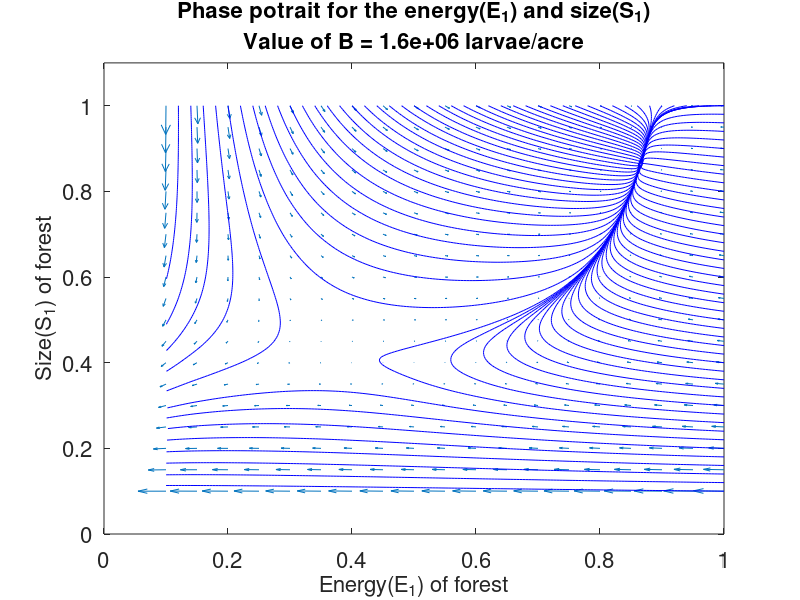
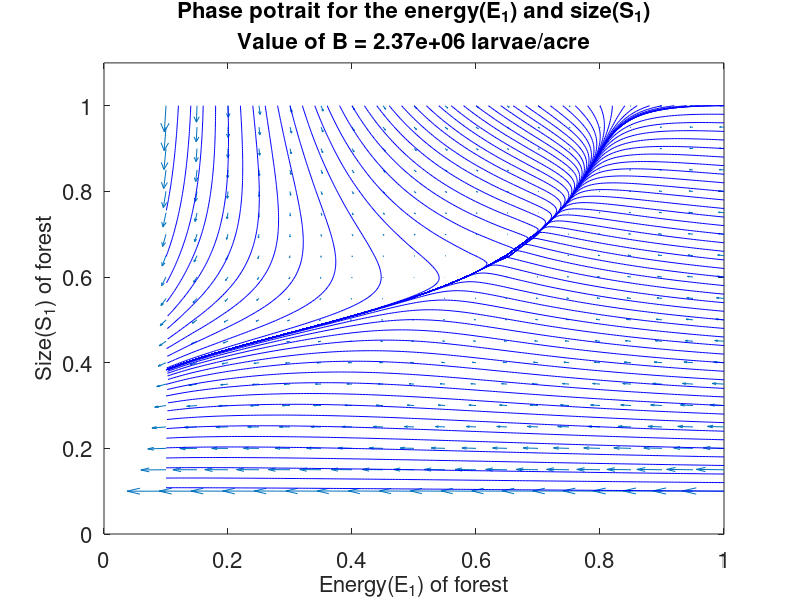
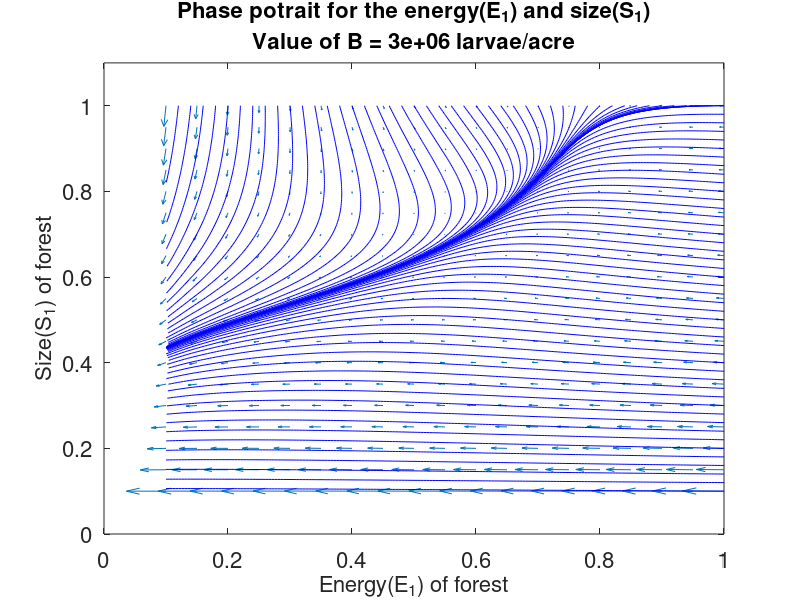

MATLAB code to generate these figures, in order:
%Author : Omkar Damle
%Date : 1st April 2017

%Plotting phase potrait for spruce budworm problem

clear all;
close all;
clc;

constant = 16e6;
B = 1.6e6;            %Budworm population
re = 1;                 %growth rate of energy
Ks = 24000;             %maximum branch density
Ke = 1;                 %maximum energy level
P = 0.0015  ;           %consumption rate of energy/larvae    
rs = 0.15;              %intrinsic branch growth rate
re_prime = re*Ks*Ke/P;  
rs_prime = rs*Ks*Ke/P;

[x,y] = meshgrid(0.1:0.05:1,0.1:0.05:1);
u = re_prime*x.*(1-x) - B./y;
v = rs_prime.*y.*(1-(y./x));
quiver(x,y,u,v,'AutoScale','on','AutoScaleFactor',1);

vector = 0.1:0.02:1;
startx = vector;
startx = [startx,ones(size(vector))];
starty = ones(size(vector));
starty = [starty,vector];

streamline(x,y,u,v,startx,starty)
xlabel('Energy(E_{1}) of forest');
ylabel('Size(S_{1}) of forest');
ylim([0,1.1]);
str = sprintf('Value of B = %0.5g larvae/acre',B);
title({'Phase potrait for the energy(E_{1}) and size(S_{1})';str});
set(gca,'FontSize',16)
set(findall(gcf,'type','text'),'FontSize',16)
print('p1','-dpng')


B = 2.37e6;            %Budworm population
u = re_prime*x.*(1-x) - B./y;
v = rs_prime.*y.*(1-(y./x));
figure;
quiver(x,y,u,v,'AutoScale','on','AutoScaleFactor',1);
streamline(x,y,u,v,startx,starty)
xlabel('Energy(E_{1}) of forest');
ylabel('Size(S_{1}) of forest');
ylim([0,1.1]);
str = sprintf('Value of B = %0.5g larvae/acre',B);
title({'Phase potrait for the energy(E_{1}) and size(S_{1})';str});
set(gca,'FontSize',16)
set(findall(gcf,'type','text'),'FontSize',16)
print('p2','-dpng')



B = 3e6;            %Budworm population
u = re_prime*x.*(1-x) - B./y;
v = rs_prime.*y.*(1-(y./x));
figure;
quiver(x,y,u,v,'AutoScale','on','AutoScaleFactor',1);
streamline(x,y,u,v,startx,starty)
xlabel('Energy(E_{1}) of forest');
ylabel('Size(S_{1}) of forest');
ylim([0,1.1]);
str = sprintf('Value of B = %0.5g larvae/acre',B);
title({'Phase potrait for the energy(E_{1}) and size(S_{1})';str});
set(gca,'FontSize',16)
set(findall(gcf,'type','text'),'FontSize',16)
print('p3','-dpng')

